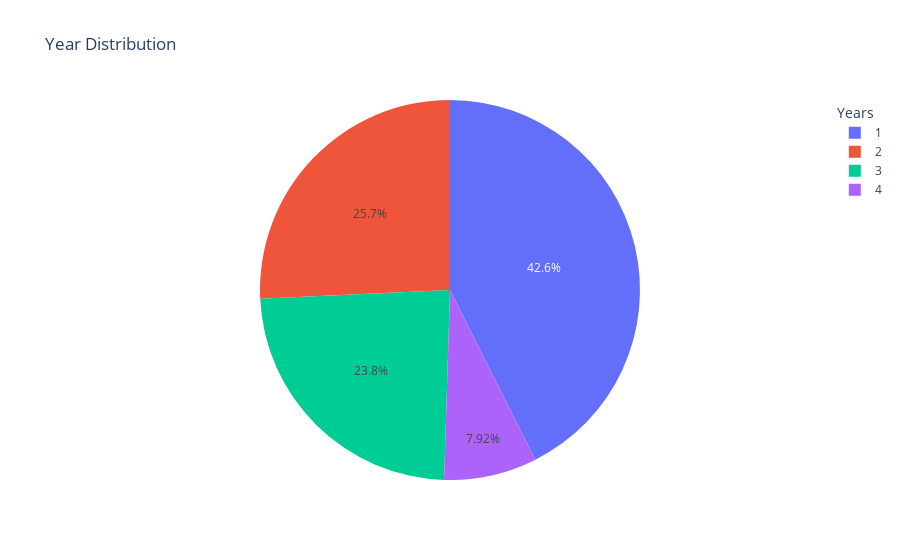

The cell this chart's notebook holds for it:
### Code cell
fig = px.pie(df, names = "Year of Study", title="Year Distribution")
fig.update_layout(legend_title_text = "Years")
fig.show() 
# 1년동안 공부한 학생이 가장 많이 분포 
# 2 -> 3 -> 4

### Figure 1 — Plotly figure (JSON) as saved in the notebook; plotly's stock layout.template omitted (floating-point values rounded to 4 significant figures)
{"data": [{"domain": {"x": [0, 1], "y": [0, 1]}, "hovertemplate": "Year of Study=%{label}<extra></extra>", "labels": [1, 2, 1, 3, 4, 2, 2, 1, 2, 1, 1, 3, 1, 1, 2, 3, 3, 4, 2, 2, 1, 2, 1, 1, 3, 1, 1, 2, 3, 4, 2, 2, 1, 2, 1, 1, 3, 1, 1, 2, 3, 4, 2, 1, 2, 1, 1, 4, 2, 3, 1, 2, 3, 3, 1, 1, 3, 3, 1, 1, 3, 1, 1, 1, 1, 1, 3, 3, 1, 4, 1, 3, 3, 1, 3, 1, 1, 2, 3, 4, 2, 2, 1, 2, 1, 1, 3, 1, 1, 2, 3, 2, 2, 1, 3, 1, 1, 2, 3, 4, 2], "legendgroup": "", "name": "", "showlegend": true, "type": "pie"}], "layout": {"legend": {"title": {"text": "Years"}, "tracegroupgap": 0}, "title": {"text": "Year Distribution"}}}
